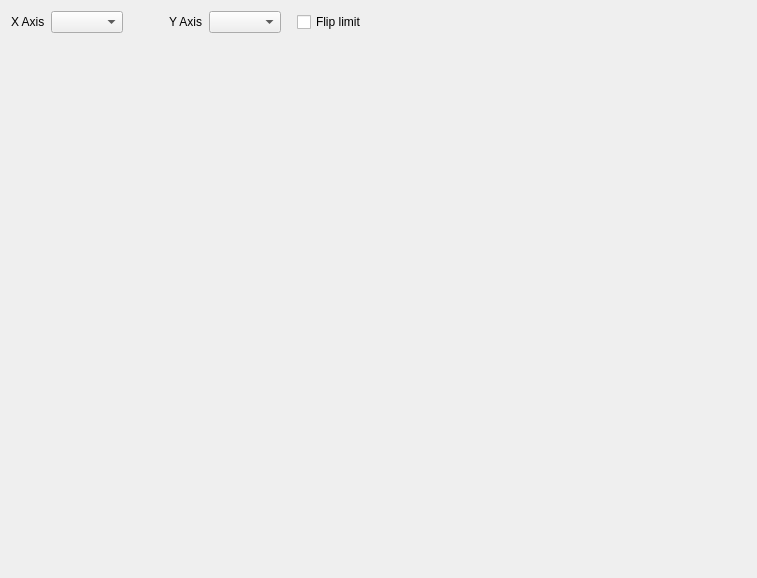
<?xml version="1.0" encoding="UTF-8"?>
<ui version="4.0">
 <class>FormPolygonLimitEditor</class>
 <widget class="QWidget" name="FormPolygonLimitEditor">
  <property name="geometry">
   <rect>
    <x>0</x>
    <y>0</y>
    <width>757</width>
    <height>578</height>
   </rect>
  </property>
  <property name="windowTitle">
   <string>Form</string>
  </property>
  <layout class="QVBoxLayout" name="verticalLayout">
   <item>
    <layout class="QHBoxLayout" name="horizontalLayout">
     <item>
      <widget class="QLabel" name="label">
       <property name="text">
        <string>X Axis</string>
       </property>
      </widget>
     </item>
     <item>
      <widget class="QComboBox" name="cbXAxis"/>
     </item>
     <item>
      <spacer name="horizontalSpacer_2">
       <property name="orientation">
        <enum>Qt::Horizontal</enum>
       </property>
       <property name="sizeType">
        <enum>QSizePolicy::Minimum</enum>
       </property>
       <property name="sizeHint" stdset="0">
        <size>
         <width>40</width>
         <height>20</height>
        </size>
       </property>
      </spacer>
     </item>
     <item>
      <widget class="QLabel" name="label_2">
       <property name="text">
        <string>Y Axis</string>
       </property>
      </widget>
     </item>
     <item>
      <widget class="QComboBox" name="cbYAxis"/>
     </item>
     <item>
      <spacer name="horizontalSpacer_3">
       <property name="orientation">
        <enum>Qt::Horizontal</enum>
       </property>
       <property name="sizeType">
        <enum>QSizePolicy::Minimum</enum>
       </property>
       <property name="sizeHint" stdset="0">
        <size>
         <width>10</width>
         <height>20</height>
        </size>
       </property>
      </spacer>
     </item>
     <item>
      <widget class="QCheckBox" name="checkBox">
       <property name="text">
        <string>Flip limit</string>
       </property>
      </widget>
     </item>
     <item>
      <spacer name="horizontalSpacer">
       <property name="orientation">
        <enum>Qt::Horizontal</enum>
       </property>
       <property name="sizeHint" stdset="0">
        <size>
         <width>40</width>
         <height>20</height>
        </size>
       </property>
      </spacer>
     </item>
    </layout>
   </item>
   <item>
    <widget class="QFrame" name="plot"/>
   </item>
  </layout>
 </widget>
 <resources/>
 <connections/>
</ui>
